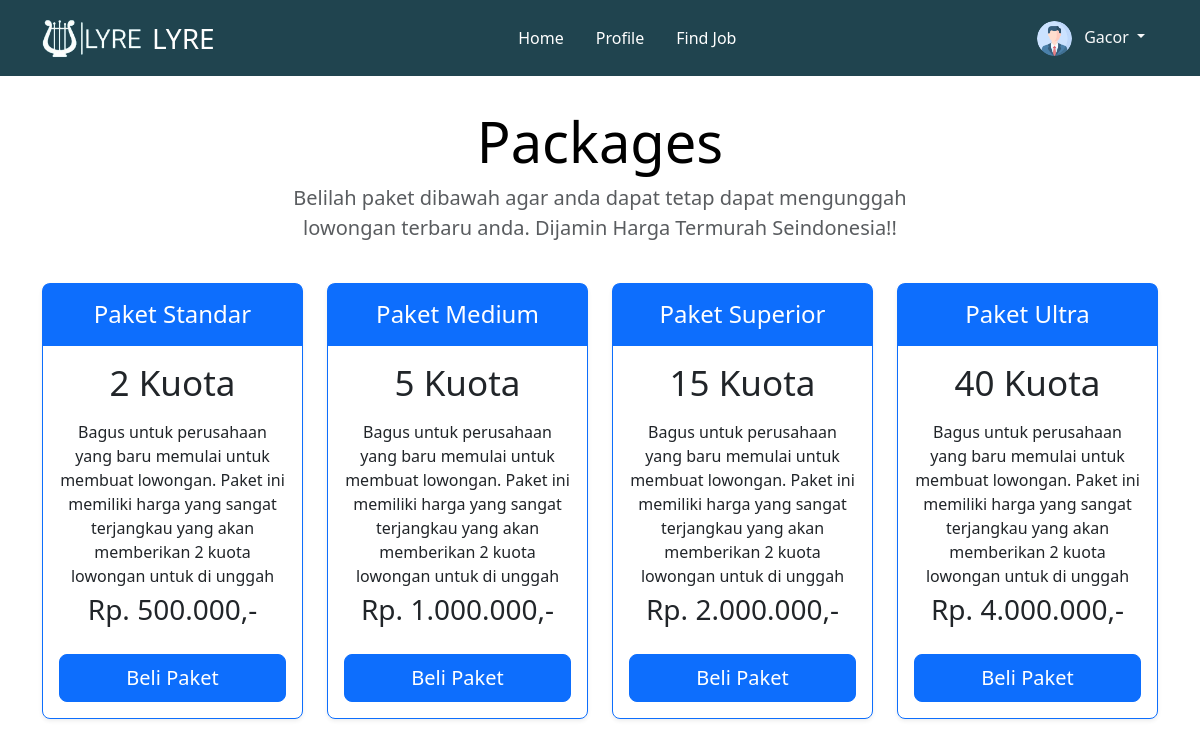
/buy_package.php (signed in), run on the app's committed database.
### tables this page shows
CREATE TABLE `paket` (
  `id_paket` int(11) NOT NULL,
  `nama_paket` varchar(50) DEFAULT NULL,
  `kuota` int(5) DEFAULT NULL,
  `harga` int(50) DEFAULT NULL
);

### buy_package.php (the view, shortened to what this page needs)
<?php
include 'navbar.php';
?>
<!DOCTYPE html>
<html lang="en">
<head>
</head>
<body>
    <div class="container py-3">
        <header>
            <div class="packages-header p-3 pb-md-4 mx-auto text-center">
                <h1 class="display-4 fw-normal text-body-emphasis">Packages</h1>
                <p class="fs-5 text-body-secondary">Belilah paket dibawah agar anda dapat tetap dapat mengunggah
                    lowongan terbaru anda. Dijamin Harga Termurah Seindonesia!!</p>
            </div>
        </header>
        <main>
            <div class="row row-cols-1 row-cols-md-4 mb-3 text-center">
                <?php $ambil = $koneksi->query("SELECT * FROM paket "); ?>
                <?php while ($perpaket = $ambil->fetch_assoc()) { ?>
                    <div class="col">
                        <div class="card mb-4 rounded-3 shadow-sm border-primary">
                            <div class="card-header py-3 text-bg-primary border-primary">
                                <h4 class="my-0 fw-normal">
                                    <?php echo $perpaket['nama_paket']; ?>
                                </h4>
                            </div>
                            <div class="card-body">
                                <h1 class="card-title pricing-card-title"><small>
                                        <?php echo $perpaket['kuota']; ?> Kuota
                                    </small>
                                </h1>
                                <ul class="list-unstyled mt-3 mb-4">
                                    <li>Bagus untuk perusahaan yang baru memulai untuk membuat lowongan. Paket ini memiliki
                                        harga yang sangat terjangkau yang akan memberikan 2 kuota lowongan untuk di unggah
                                    </li>
                                    <li class="fs-3">
                                        <?php echo 'Rp. ' . number_format($perpaket['harga'], 0, ',', '.'); ?>,-
                                    </li>
                                </ul>
                                <?php echo "<a href='checkout.php?id_paket=$perpaket[id_paket]'>"; ?><button type="button" class="w-100 btn btn-lg btn-primary">Beli Paket</button></a>
                            </div>
                        </div>
                    </div>
                <?php } ?>
            </div>
        </main>
    </div>
</body>
</html>

### assets/css/css.css (style rules this page uses)
.packages-header { max-width: 700px; }

### data on the page
paket: nama_paket "Paket Standar", kuota "2", harga "500.000"
paket: nama_paket "Paket Medium", kuota "5", harga "1.000.000"
paket: nama_paket "Paket Superior", kuota "15", harga "2.000.000"
paket: nama_paket "Paket Ultra", kuota "40", harga "4.000.000"

### other printed values
$_SESSION['user']['nama'] "Gacor"
